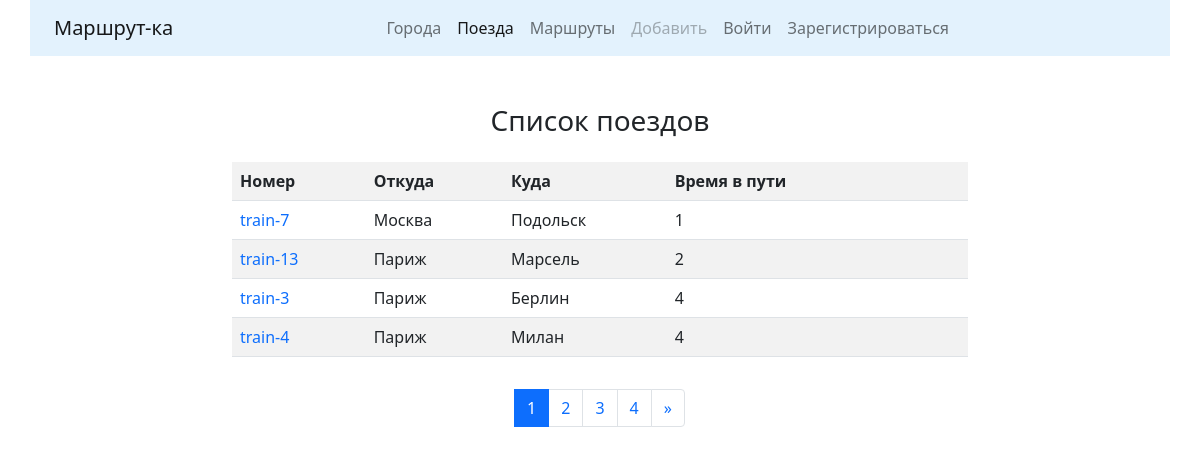
The page /trains/ on the database as committed earlier.
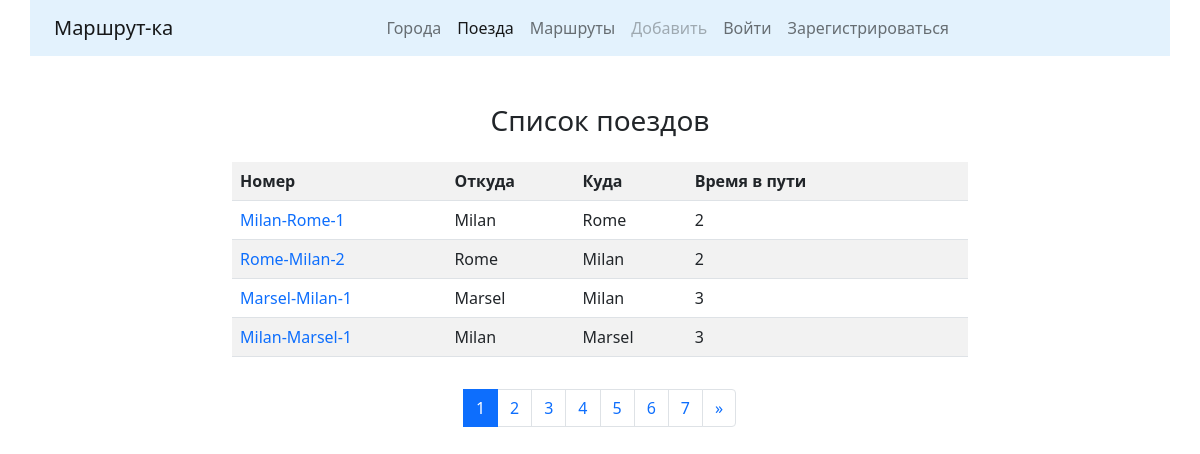
The same page on the database as committed later.
### trains/models.py (models this page shows, shortened)
class Train(models.Model):
    name = models.CharField(max_length=50, unique=True, verbose_name="Номер поезда")
    travel_time = models.PositiveSmallIntegerField(verbose_name="Время в пути")
    departure_city = models.ForeignKey(City, on_delete=models.CASCADE,  # CASCADE - Приудалении данных в одной таблице удаляются и связанные данные в др. таблицах
                                       related_name="departure_city_set",  # Указание имени для набора (множества) экземпляров класса Train
                                       verbose_name="Город отправления"
                                       )
    destination_city = models.ForeignKey("cities.City", on_delete=models.CASCADE,  # К модели City можно обратиться не только импортировав такую модель,
                                         related_name="destination_city_set",  # from .. import City, но и указав напрямую название приложения и имя модели
                                         verbose_name="Город назначения"
                                         )
    class Meta:
        verbose_name = "Поезд"
        verbose_name_plural = "Поезда"
        ordering = ["travel_time"]

### cities/models.py (models this page shows, shortened)
class City(models.Model):
    name = models.CharField(max_length=128, unique=True, verbose_name="Город",)
    def __str__(self):
        return self.name
    class Meta:
        verbose_name = "Город"
        verbose_name_plural = "Города"
        ordering = ["name"]  # Сортировка объектов таблицы по имени

### trains/views.py (the view)
# urls.py: path('', TrainListView.as_view(), name="trains"),
class TrainListView(ListView):
    paginate_by = 4
    model = Train
    template_name = "trains/trains.html"

### trains/templates/trains/trains.html (shortened to what this page needs)
{% extends 'main/base.html' %}
{% block content %}
    <h3 align="center">Список поездов</h3>
    <div class="row">
        <div class="col-md-8 mx-auto my-3">
            <table class="table table-striped">
                <tr>
                    <th>Номер</th>
                    <th>Откуда</th>
                    <th>Куда</th>
                    <th>Время в пути</th>
                    <th>&nbsp;</th>
                    <th>&nbsp;</th>
                </tr>
                {% for object in page_obj %}
                    <tr>
                        <td><a href="{% url 'trains:detail' pk=object.id %}" style="text-decoration:none">{{object.name}}</a></td>
                        <td>{{object.departure_city}}</td>
                        <td>{{object.destination_city}}</td>
                        <td>{{object.travel_time}}</td>
                        {% if user.is_authenticated %}
                            <td><a href="{% url 'trains:update' pk=object.id %}">
                                <button type="submit" class="btn btn-outline-primary">Редактировать</button></a>
                            </td>
                            <td><a href="{% url 'trains:delete' pk=object.id %}">
                                <button type="submit" class="btn btn-outline-danger">Удалить</button></a>
                            </td>
                        {% else %}
                            <td>&nbsp;</td>
                            <td>&nbsp;</td>
                        {% endif %}
                    </tr>
                {% endfor %}
            </table>
        </div>
    </div>
    {% include 'main/pagination.html' %}
{% endblock %}

Rows that differ between the two databases and show on the page:
removed Train: name "train-7", departure_city "Москва", destination_city "Подольск", travel_time "1"
removed Train: name "train-13", departure_city "Париж", destination_city "Марсель", travel_time "2"
removed Train: name "train-3", departure_city "Париж", destination_city "Берлин", travel_time "4"
removed Train: name "train-4", departure_city "Париж", destination_city "Милан", travel_time "4"
added Train: name "Milan-Rome-1", departure_city "Milan", destination_city "Rome", travel_time "2"
added Train: name "Rome-Milan-2", departure_city "Rome", destination_city "Milan", travel_time "2"
added Train: name "Marsel-Milan-1", departure_city "Marsel", destination_city "Milan", travel_time "3"
added Train: name "Milan-Marsel-1", departure_city "Milan", destination_city "Marsel", travel_time "3"
Other text that changed with them:
new list line: "5"
new list line: "6"
new list line: "7"
